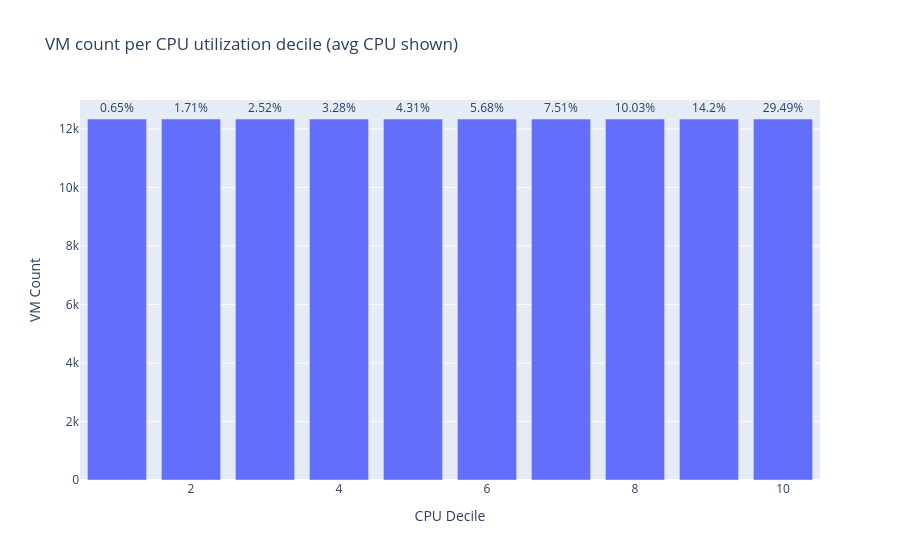

The cell this chart's notebook holds for it:
### Markdown cell above
## 3. CPU utilization distribution — percentile buckets

NTILE window function to split VMs into deciles by CPU usage.

### Code cell
df_deciles = con.execute("""
    WITH deciles AS (
        SELECT
            instance,
            cpu_mean,
            NTILE(10) OVER (ORDER BY cpu_mean) AS decile
        FROM summary
    )
    SELECT
        decile,
        COUNT(*)                    AS n_vms,
        ROUND(MIN(cpu_mean), 2)     AS cpu_min,
        ROUND(MAX(cpu_mean), 2)     AS cpu_max,
        ROUND(AVG(cpu_mean), 2)     AS cpu_avg
    FROM deciles
    GROUP BY decile
    ORDER BY decile
""").df()
print(df_deciles.to_string(index=False))

fig = px.bar(df_deciles, x='decile', y='n_vms', text='cpu_avg',
             labels={'decile': 'CPU Decile', 'n_vms': 'VM Count'},
             title='VM count per CPU utilization decile (avg CPU shown)')
fig.update_traces(texttemplate='%{text}%', textposition='outside')
fig.show()

### Figure 1 — Plotly figure (JSON) as saved in the notebook; plotly's stock layout.template omitted (floating-point values rounded to 4 significant figures)
{"data": [{"hovertemplate": "CPU Decile=%{x}<br>VM Count=%{y}<br>cpu_avg=%{text}<extra></extra>", "legendgroup": "", "marker": {"color": "#636efa", "pattern": {"shape": ""}}, "name": "", "orientation": "v", "showlegend": false, "text": [0.65, 1.71, 2.52, 3.28, 4.31, 5.68, 7.51, 10.03, 14.2, 29.49], "textposition": "outside", "texttemplate": "%{text}%", "type": "bar", "x": [1, 2, 3, 4, 5, 6, 7, 8, 9, 10], "xaxis": "x", "y": [12337, 12337, 12337, 12336, 12336, 12336, 12336, 12336, 12336, 12336], "yaxis": "y"}], "layout": {"barmode": "relative", "legend": {"tracegroupgap": 0}, "title": {"text": "VM count per CPU utilization decile (avg CPU shown)"}, "xaxis": {"anchor": "y", "domain": [0.0, 1.0], "title": {"text": "CPU Decile"}}, "yaxis": {"anchor": "x", "domain": [0.0, 1.0], "title": {"text": "VM Count"}}}}
